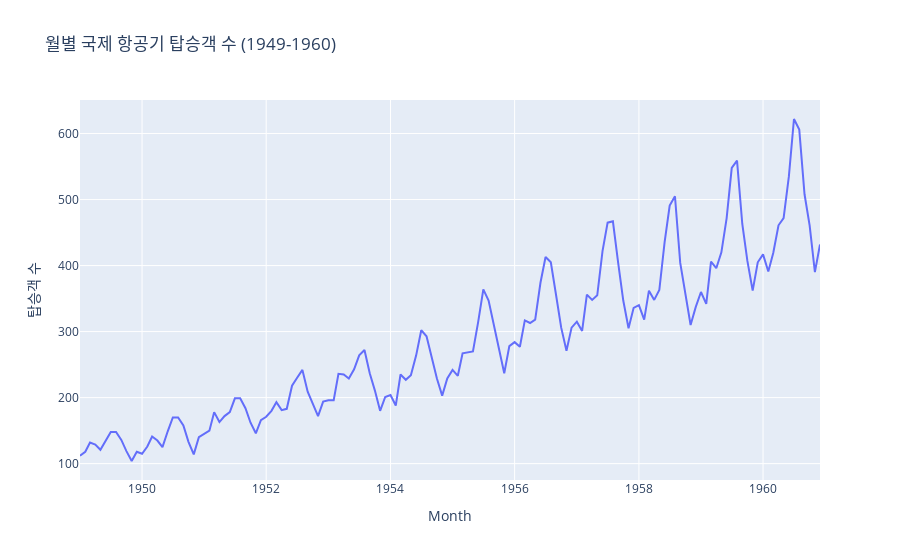
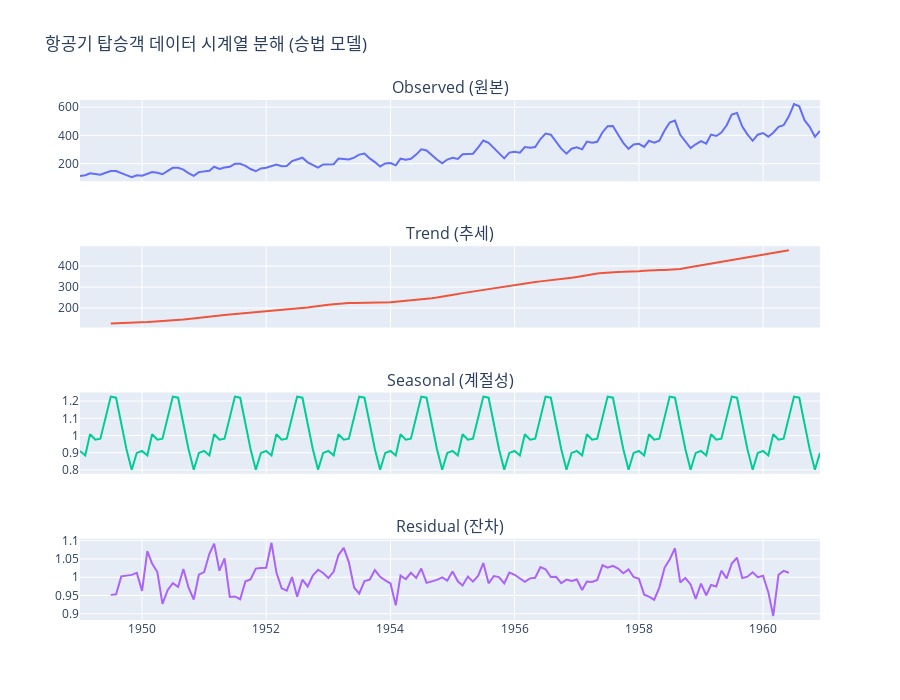

Source (notebook cell) for these figures, in order:
### Markdown cell above
---

## 1. 시계열 데이터의 이해와 분해 (Understanding and Decomposing Time Series)

### 💡 개념 (Concept)

시계열 데이터는 일반적인 데이터와 달리 '시간'이라는 축을 기준으로 정보가 나열되어 있어, 시간의 흐름에 따른 특정 패턴을 가집니다. 이러한 패턴은 주로 다음 세 가지 요소로 구성됩니다.

* **추세 (Trend, $T_t$)**: 데이터가 장기적으로 증가하거나 감소하는 방향성. 예를 들어, 회사의 연간 매출액은 꾸준히 증가하는 추세를 보일 수 있습니다.
* **계절성 (Seasonality, $S_t$)**: 특정 시간 주기로 반복되는 패턴. 예를 들어, 아이스크림 판매량은 매년 여름마다 급증하는 계절성을 가집니다.
* **잔차 (Residual, $E_t$)**: 추세와 계절성으로 설명할 수 없는, 불규칙하고 예측 불가능한 변동. 노이즈(Noise) 또는 오차(Error)라고도 합니다.

이 세 가지 요소를 분리해내는 것을 **시계열 분해(Time Series Decomposition)**라고 하며, 이를 통해 데이터의 구조를 더 깊이 이해할 수 있습니다. 분해 모델은 크게 두 가지가 있습니다.

* **가법 모델 (Additive Model)**: $Y_t = T_t + S_t + E_t$. 계절성의 변동폭이 데이터의 크기와 상관없이 일정할 때 사용합니다.
* **승법 모델 (Multiplicative Model)**: $Y_t = T_t \times S_t \times E_t$. 계절성의 변동폭이 데이터의 크기에 비례하여 커지거나 작아질 때 사용합니다. (예: 연도별 항공기 탑승객 수)

### 💻 예시 코드 (Example Code)

국제 항공기 탑승객 수는 시간이 지남에 따라 전반적으로 증가(추세)하고, 매년 여름 휴가철에 탑승객이 급증하는 패턴(계절성)을 보입니다. 또한, 계절성의 변동폭은 탑승객 수 자체가 증가함에 따라 함께 커지는 경향이 있으므로 **승법 모델(multiplicative model)**을 사용하는 것이 적합합니다.

### Code cell
# 1. 데이터 로드 및 준비
url = "https://raw.githubusercontent.com/jbrownlee/Datasets/master/airline-passengers.csv"
df_air = pd.read_csv(url, index_col='Month', parse_dates=True)
df_air.rename(columns={'Passengers': '탑승객 수'}, inplace=True)

# 2. 원본 데이터 시각화
fig = px.line(df_air, x=df_air.index, y='탑승객 수', title='월별 국제 항공기 탑승객 수 (1949-1960)')
fig.show()

# 3. 승법 모델을 이용한 시계열 분해
result = seasonal_decompose(df_air['탑승객 수'], model='multiplicative')

# 4. 분해 결과 시각화
decomposed_fig = make_subplots(
    rows=4, cols=1,
    shared_xaxes=True,
    subplot_titles=("Observed (원본)", "Trend (추세)", "Seasonal (계절성)", "Residual (잔차)")
)

decomposed_fig.add_trace(go.Scatter(x=result.observed.index, y=result.observed, mode='lines', name='Observed'), row=1, col=1)
decomposed_fig.add_trace(go.Scatter(x=result.trend.index, y=result.trend, mode='lines', name='Trend'), row=2, col=1)
decomposed_fig.add_trace(go.Scatter(x=result.seasonal.index, y=result.seasonal, mode='lines', name='Seasonal'), row=3, col=1)
decomposed_fig.add_trace(go.Scatter(x=result.resid.index, y=result.resid, mode='lines', name='Residual'), row=4, col=1)

decomposed_fig.update_layout(height=700, title_text="항공기 탑승객 데이터 시계열 분해 (승법 모델)", showlegend=False)
decomposed_fig.show()

### Figure 1 — Plotly figure (JSON) as saved in the notebook; plotly's stock layout.template omitted (floating-point values rounded to 4 significant figures; data arrays with more than 128 entries replaced by an {"elided": "..."} marker saying what was removed)
{"data": [{"hovertemplate": "Month=%{x}<br>탑승객 수=%{y}<extra></extra>", "legendgroup": "", "line": {"color": "#636efa", "dash": "solid"}, "marker": {"symbol": "circle"}, "mode": "lines", "name": "", "orientation": "v", "showlegend": false, "type": "scatter", "x": {"elided": "144 str values"}, "xaxis": "x", "y": {"elided": "144 int values"}, "yaxis": "y"}], "layout": {"legend": {"tracegroupgap": 0}, "title": {"text": "월별 국제 항공기 탑승객 수 (1949-1960)"}, "xaxis": {"anchor": "y", "domain": [0, 1], "title": {"text": "Month"}}, "yaxis": {"anchor": "x", "domain": [0, 1], "title": {"text": "탑승객 수"}}}}

### Figure 2 — Plotly figure (JSON) as saved in the notebook; plotly's stock layout.template omitted (floating-point values rounded to 4 significant figures; data arrays with more than 128 entries replaced by an {"elided": "..."} marker saying what was removed)
{"data": [{"mode": "lines", "name": "Observed", "type": "scatter", "x": {"elided": "144 str values"}, "xaxis": "x", "y": {"elided": "144 float values"}, "yaxis": "y"}, {"mode": "lines", "name": "Trend", "type": "scatter", "x": {"elided": "144 str values"}, "xaxis": "x2", "y": {"elided": "144 float values"}, "yaxis": "y2"}, {"mode": "lines", "name": "Seasonal", "type": "scatter", "x": {"elided": "144 str values"}, "xaxis": "x3", "y": {"elided": "144 float values"}, "yaxis": "y3"}, {"mode": "lines", "name": "Residual", "type": "scatter", "x": {"elided": "144 str values"}, "xaxis": "x4", "y": {"elided": "144 float values"}, "yaxis": "y4"}], "layout": {"annotations": [{"font": {"size": 16}, "showarrow": false, "text": "Observed (원본)", "x": 0.5, "xanchor": "center", "xref": "paper", "y": 1, "yanchor": "bottom", "yref": "paper"}, {"font": {"size": 16}, "showarrow": false, "text": "Trend (추세)", "x": 0.5, "xanchor": "center", "xref": "paper", "y": 0.7188, "yanchor": "bottom", "yref": "paper"}, {"font": {"size": 16}, "showarrow": false, "text": "Seasonal (계절성)", "x": 0.5, "xanchor": "center", "xref": "paper", "y": 0.4375, "yanchor": "bottom", "yref": "paper"}, {"font": {"size": 16}, "showarrow": false, "text": "Residual (잔차)", "x": 0.5, "xanchor": "center", "xref": "paper", "y": 0.1562, "yanchor": "bottom", "yref": "paper"}], "height": 700, "showlegend": false, "title": {"text": "항공기 탑승객 데이터 시계열 분해 (승법 모델)"}, "xaxis": {"anchor": "y", "domain": [0, 1], "matches": "x4", "showticklabels": false}, "xaxis2": {"anchor": "y2", "domain": [0, 1], "matches": "x4", "showticklabels": false}, "xaxis3": {"anchor": "y3", "domain": [0, 1], "matches": "x4", "showticklabels": false}, "xaxis4": {"anchor": "y4", "domain": [0, 1]}, "yaxis": {"anchor": "x", "domain": [0.8438, 1]}, "yaxis2": {"anchor": "x2", "domain": [0.5625, 0.7188]}, "yaxis3": {"anchor": "x3", "domain": [0.2812, 0.4375]}, "yaxis4": {"anchor": "x4", "domain": [0, 0.1562]}}}
